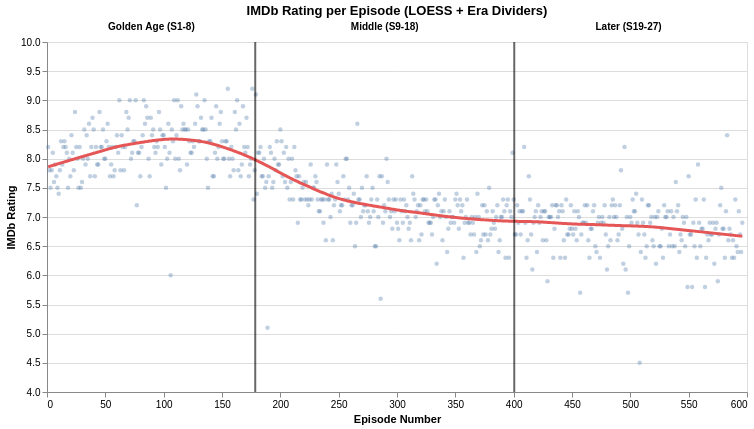

Write notebook code for a chart like this one.
### Code cell
# LOESS with era dividers and era labels
q1_era_dots = (
    alt.Chart(df)
    .mark_circle(size=20, opacity=0.35)
    .encode(
        x=episode_x(),
        y=alt.Y(
            "imdb_rating:Q",
            title="IMDb Rating",
            scale=alt.Scale(domain=[4, 10]),
        ),
        color=alt.value("#4c78a8"),
        tooltip=["title:N", "season:O", "number_in_season:O", "imdb_rating:Q"],
    )
)

q1_era_line = (
    alt.Chart(df)
    .transform_loess("number_in_series", "imdb_rating", bandwidth=0.2)
    .mark_line(color="#e45756", strokeWidth=3)
    .encode(
        x=alt.X("number_in_series:Q", axis=alt.Axis(grid=False)),
        y=alt.Y("imdb_rating:Q"),
    )
)

(q1_era_dots + q1_era_line + era_rules + era_labels()).properties(
    width=700, height=350, title="IMDb Rating per Episode (LOESS + Era Dividers)"
)

### Figure 1 — Vega-Lite specification as saved in the notebook (floating-point values rounded to 4 significant figures; data arrays with more than 128 entries replaced by an {"elided": "..."} marker saying what was removed)
{"config": {"view": {"continuousWidth": 300, "continuousHeight": 300}}, "layer": [{"mark": {"type": "circle", "opacity": 0.35, "size": 20}, "encoding": {"color": {"value": "#4c78a8"}, "tooltip": [{"field": "title", "type": "nominal"}, {"field": "season", "type": "ordinal"}, {"field": "number_in_season", "type": "ordinal"}, {"field": "imdb_rating", "type": "quantitative"}], "x": {"axis": {"grid": false}, "field": "number_in_series", "title": "Episode Number", "type": "quantitative"}, "y": {"field": "imdb_rating", "scale": {"domain": [4, 10]}, "title": "IMDb Rating", "type": "quantitative"}}}, {"mark": {"type": "line", "color": "#e45756", "strokeWidth": 3}, "encoding": {"x": {"axis": {"grid": false}, "field": "number_in_series", "type": "quantitative"}, "y": {"field": "imdb_rating", "type": "quantitative"}}, "transform": [{"loess": "imdb_rating", "on": "number_in_series", "bandwidth": 0.2}]}, {"data": {"name": "data-0238aba7c75e84e2351af6c9ee5fecaf"}, "mark": {"type": "rule", "color": "black", "opacity": 0.6, "strokeWidth": 2}, "encoding": {"x": {"axis": {"grid": false}, "field": "x", "type": "quantitative"}}}, {"data": {"name": "data-8b0eabc85b40235bb75410d6be4e97fd"}, "mark": {"type": "text", "color": "black", "fontSize": 10, "fontWeight": "bold"}, "encoding": {"text": {"field": "era", "type": "nominal"}, "x": {"axis": {"grid": false}, "field": "mid", "type": "quantitative"}, "y": {"value": -15}}}], "data": {"name": "data-3fd3522c7bf765e1dab06af1834e4208"}, "height": 350, "title": "IMDb Rating per Episode (LOESS + Era Dividers)", "width": 700, "$schema": "https://vega.github.io/schema/vega-lite/v6.1.0.json", "datasets": {"data-3fd3522c7bf765e1dab06af1834e4208": {"elided": "596 records"}, "data-0238aba7c75e84e2351af6c9ee5fecaf": [{"x": 178.5}, {"x": 400.5}], "data-8b0eabc85b40235bb75410d6be4e97fd": [{"era": "Golden Age (S1-8)", "min": 1, "max": 178, "mid": 89.5}, {"era": "Middle (S9-18)", "min": 179, "max": 400, "mid": 289.5}, {"era": "Later (S19-27)", "min": 401, "max": 596, "mid": 498.5}]}}
